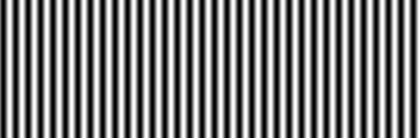
%> input picture Codes for Exercise 8/3.2.tif, 420 x 138 px, shrunk from 800 x 263 before the run
$ octave 4.m   (GNU Octave 9; MATLAB toolbox functions it lacks are replaced by stand-ins)
%> lines starting %> are read from the running program, lines starting %| are printed output that depends on the picture
%in barnamei baraye PROPERTIES CO-OCCURRENCE MATRIX ast,BARAYE
%EJRAYE BARNAME HAME BARNAME RA ENTEKHAB KARDE(Ctrl+A & Ctrl+C)VA DAR Command
%Window MATLAB PASTE KONID.
clc;
clear all;
close all;
Img=imread('3.2.tif');
%> Img is the input picture: size 138x420 uint8; min 0, max 255, mean 127
%Img=imread('3.1.tif');
%Img=imread('3.3.tif');
figure(1);
imshow(Img);title('tasvire vorudi');
%jahat
x=0;
y=1;
[N,M] = size(Img);
%> N = 138; M = 420
CO = zeros(256,256);
for i=1-min(0,x):N-max(0,x)
for j=1-min(0,y):M-max(0,y)
CO(Img(i+x,j+y)+1,Img(i,j)+1) = CO(Img(i+x,j+y)+1,Img(i,j)+1)+1;
end
end
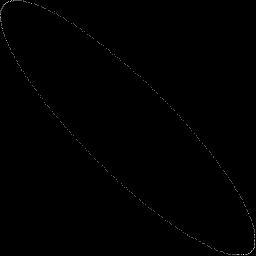
%> CO: size 256x256 double; min 0, max 414, mean 0.9; drawn with min black and max white
Co_Occurrence = CO/sum(sum(CO));
%max probabaility
aMaxProb = max(max(Co_Occurrence));
%> aMaxProb = 0.00716
%contrast
aContrast = sum(sum(toeplitz(0:size(Co_Occurrence,1)-1).^2.*Co_Occurrence));
%> aContrast = 2035.3
%uniformity
aUniformity = sum(sum(Co_Occurrence.^2));
%> aUniformity = 0.00271
%entropy
aEntropy = -sum(sum(Co_Occurrence.*log2(Co_Occurrence+eps)));
%> aEntropy = 8.58
%correlation
gg=graycomatrix(Img,'offset', [0 1]);
%> gg = [8694 3036 1656 0 0 0 0 0; 2898 0 966 2070 0 0 0 0; 1794 690 0 276 2346 0 0 0; 0 2208 276 0 0 2346 0 0; 0 0 2208 0 0 138 2208 0; 0 0 0 2346 276 0 828 1656; 0 0 0 0 1932 828 0 3036; 0 0 0 0 0 1794 2760 8556]
pro='correlation';
aCorrelation = graycoprops(gg, pro);
%> aCorrelation = {Correlation 0.865}

$ run again, with Codes for Exercise 8/3.1.tif copied over Codes for Exercise 8/3.2.tif
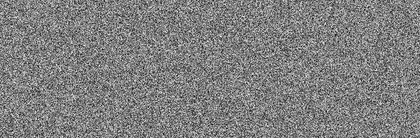
%> input picture Codes for Exercise 8/3.1.tif, 420 x 138 px, shrunk from 800 x 263 before the run
%> Img is the input picture: size 138x420 uint8; min 0, max 255, mean 127.5
%> after the loop `for i=1-min(0,x):N-max(0,x)`:
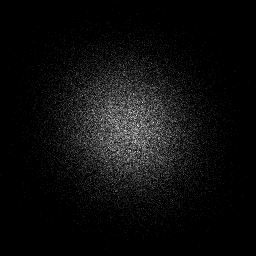
%> CO: size 256x256 double; min 0, max 17, mean 0.882; drawn with min black and max white
%> aMaxProb = 0.000294
%> aContrast = 2126
%> aUniformity = 8.26e-05
%> aEntropy = 13.87
%> gg = [0 6 16 27 24 8 3 0; 3 68 358 621 514 180 19 0; 19 318 1552 2873 2689 1017 188 9; 28 601 2945 5829 5745 2589 473 23; 29 558 2559 5802 6094 2957 594 37; 4 187 1058 2551 2964 1524 335 22; 1 28 162 490 585 352 85 4; 0 0 9 32 25 18 11 0]
%> aCorrelation = {Correlation 0.102}
